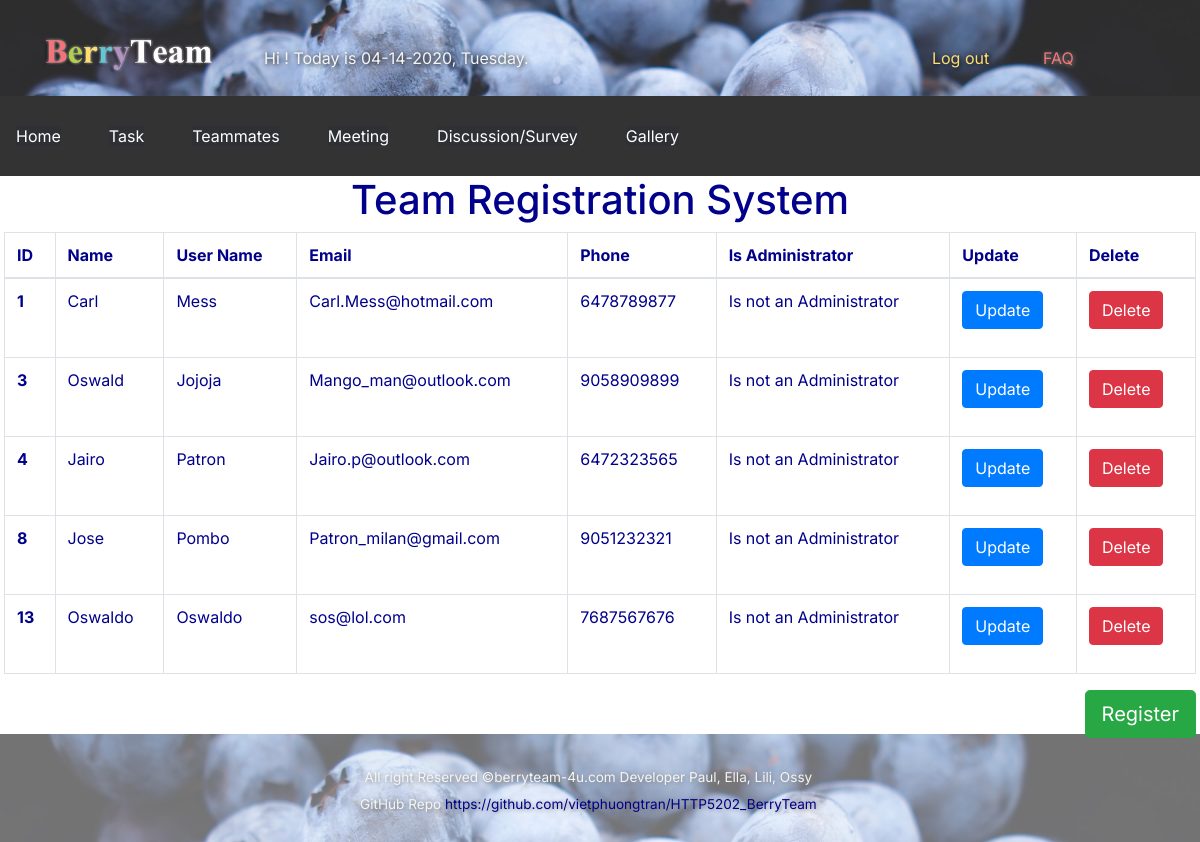
The page /registration/listRegistered.php on the database its author committed.
### tables this page shows
CREATE TABLE `registrations` (
  `registrationId` int(11) NOT NULL,
  `registeredLogin` varchar(255) NOT NULL,
  `registeredPassword` varchar(255) NOT NULL,
  `registeredName` varchar(255) NOT NULL,
  `registeredEmail` varchar(255) NOT NULL,
  `registeredPhoneNum` tinytext,
  `isAdmin` tinyint(1) NOT NULL
);

### registration/Classes/registration.php (called while the page is built, shortened)
<?php
class Registration {
    public function listRegistered($dbcon){
        $sql = "SELECT * FROM registrations";
        $pdostm = $dbcon->prepare($sql);
        $pdostm->execute();
        $registrations = $pdostm->fetchAll(PDO::FETCH_OBJ);
        return $registrations;
    }
}

### registration/listRegistered.php (the view, shortened to what this page needs)
<?php
require_once 'Classes/databaseserver.php';
require_once 'Classes/registration.php';
$dbcon = Database::getDb();
$s = new Registration();
$registrations = $s->listRegistered($dbcon);
?>
<html lang="en">
<head>
    <link rel="stylesheet" href="https://maxcdn.bootstrapcdn.com/bootstrap/4.0.0/css/bootstrap.min.css">
    <link rel="stylesheet" type="text/css" href="../Stylesheets/navigation.css">
    <link rel="stylesheet" href="../Stylesheets/uniform.css">
    <link rel="stylesheet" type="text/css" href="/Stylesheets/navigation.css">
</head>
<body>
<? include '../includes/header-landing.php' ?>
<? include '../includes/navigation.php' ?>
<p class="h1 text-center">Team Registration System</p>
<div class="m-1">
    <table class="table table-bordered tbl">
        <thead>
        <tr>
            <th scope="col">ID</th>
            <th scope="col">Name</th>
            <th scope="col">User Name</th>
            <th scope="col">Email</th>
            <th scope="col">Phone</th>
            <th scope="col">Is Administrator</th>
            <th scope="col">Update</th>
            <th scope="col">Delete</th>
        </tr>
        </thead>
        <tbody>
        <?php
        foreach($registrations as $registered) {
            ?>
            <tr>
                <th><?= $registered->registrationId; ?></th>
                <td><?= $registered->registeredName; ?></td>
                <td><?= $registered->registeredLogin; ?></td>
                <td><?= $registered->registeredEmail; ?></td>
                <td><?= $registered->registeredPhoneNum; ?></td>
                <td><?php
                    if ($registered->isAdmin == 1){
                        echo 'Is an Administrator';
                    }else{
                        echo 'Is not an Administrator';
                    }?></td>
                <td>
                    <form action="updateRegistrations.php" method="post">
                        <input type="submit" class="button btn btn-primary" name="updateRegistrations" value="Update"/>
                    </form>
                </td>
                <td>
                    <form action="deleteRegistration.php" method="post">
                        <input type="submit" class="button btn btn-danger" name="deleteRegistration" value="Delete"/>
                    </form>
                </td>
            </tr>
        <?php  } ?>
        </tbody>
    </table>
    <a href="addRegistration.php" id="btn_addRegistration" class="btn btn-success btn-lg float-right">Register</a>
</div>
<? include '../includes/footer-landing.php' ?>
</body>
</html>

### Stylesheets/uniform.css (style rules this page uses)
body { margin: 0; padding: 0; font-family: 'Inter', sans-serif; color: darkblue; min-height:100%; }
a { text-decoration: none; color: inherit; }

### rows shown on the page
registrations: registrationId "1", registeredName "Carl", registeredLogin "Mess", registeredEmail "Carl.Mess@hotmail.com", registeredPhoneNum "6478789877", isAdmin "Is not an Administrator"
registrations: registrationId "3", registeredName "Oswald", registeredLogin "Jojoja", registeredEmail "Mango_man@outlook.com", registeredPhoneNum "9058909899", isAdmin "Is not an Administrator"
registrations: registrationId "4", registeredName "Jairo", registeredLogin "Patron", registeredEmail "Jairo.p@outlook.com", registeredPhoneNum "6472323565", isAdmin "Is not an Administrator"
registrations: registrationId "8", registeredName "Jose", registeredLogin "Pombo", registeredEmail "Patron_milan@gmail.com", registeredPhoneNum "9051232321", isAdmin "Is not an Administrator"
registrations: registrationId "13", registeredName "Oswaldo", registeredLogin "Oswaldo", registeredEmail "sos@lol.com", registeredPhoneNum "7687567676", isAdmin "Is not an Administrator"

### other values the page prints
$value "Home"
$value "Task"
$value "Teammates"
$value "Meeting"
$value "Discussion/Survey"
$value "Gallery"
